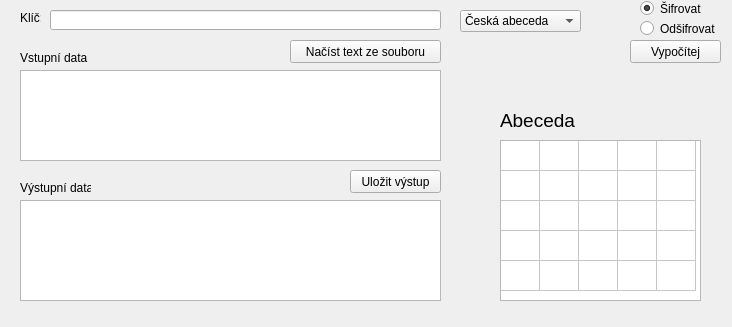
<?xml version="1.0" encoding="UTF-8"?>
<ui version="4.0">
 <class>Form</class>
 <widget class="QWidget" name="Form">
  <property name="geometry">
   <rect>
    <x>0</x>
    <y>0</y>
    <width>732</width>
    <height>327</height>
   </rect>
  </property>
  <property name="contextMenuPolicy">
   <enum>Qt::ActionsContextMenu</enum>
  </property>
  <property name="windowTitle">
   <string>Playfair šifra</string>
  </property>
  <widget class="QRadioButton" name="radioButtonSiforvat">
   <property name="geometry">
    <rect>
     <x>640</x>
     <y>0</y>
     <width>82</width>
     <height>17</height>
    </rect>
   </property>
   <property name="text">
    <string>Šifrovat</string>
   </property>
   <property name="checked">
    <bool>true</bool>
   </property>
  </widget>
  <widget class="QRadioButton" name="radioButtonOdsifrovat">
   <property name="geometry">
    <rect>
     <x>640</x>
     <y>20</y>
     <width>82</width>
     <height>17</height>
    </rect>
   </property>
   <property name="text">
    <string>Odšifrovat</string>
   </property>
  </widget>
  <widget class="QLabel" name="labelVstupniData">
   <property name="geometry">
    <rect>
     <x>20</x>
     <y>50</y>
     <width>71</width>
     <height>16</height>
    </rect>
   </property>
   <property name="text">
    <string>Vstupní data</string>
   </property>
  </widget>
  <widget class="QLabel" name="labelVystupniData">
   <property name="geometry">
    <rect>
     <x>20</x>
     <y>180</y>
     <width>71</width>
     <height>16</height>
    </rect>
   </property>
   <property name="text">
    <string>Výstupní data</string>
   </property>
  </widget>
  <widget class="QPushButton" name="pushButtonProved">
   <property name="geometry">
    <rect>
     <x>630</x>
     <y>40</y>
     <width>91</width>
     <height>23</height>
    </rect>
   </property>
   <property name="text">
    <string>Vypočítej</string>
   </property>
  </widget>
  <widget class="QPushButton" name="pushButtonNacist">
   <property name="geometry">
    <rect>
     <x>290</x>
     <y>40</y>
     <width>151</width>
     <height>23</height>
    </rect>
   </property>
   <property name="text">
    <string>Načíst text ze souboru</string>
   </property>
  </widget>
  <widget class="QPushButton" name="pushButtonUloz">
   <property name="geometry">
    <rect>
     <x>350</x>
     <y>170</y>
     <width>91</width>
     <height>23</height>
    </rect>
   </property>
   <property name="text">
    <string>Uložit výstup</string>
   </property>
  </widget>
  <widget class="QLabel" name="labelklic">
   <property name="geometry">
    <rect>
     <x>20</x>
     <y>10</y>
     <width>21</width>
     <height>16</height>
    </rect>
   </property>
   <property name="text">
    <string>Klíč:</string>
   </property>
  </widget>
  <widget class="QLineEdit" name="lineEditklic">
   <property name="geometry">
    <rect>
     <x>50</x>
     <y>10</y>
     <width>391</width>
     <height>20</height>
    </rect>
   </property>
  </widget>
  <widget class="QPlainTextEdit" name="plainTextEditVstup">
   <property name="geometry">
    <rect>
     <x>20</x>
     <y>70</y>
     <width>421</width>
     <height>91</height>
    </rect>
   </property>
  </widget>
  <widget class="QPlainTextEdit" name="plainTextEditVystup">
   <property name="geometry">
    <rect>
     <x>20</x>
     <y>200</y>
     <width>421</width>
     <height>101</height>
    </rect>
   </property>
   <property name="readOnly">
    <bool>true</bool>
   </property>
  </widget>
  <widget class="QComboBox" name="comboBoxjazyk">
   <property name="geometry">
    <rect>
     <x>460</x>
     <y>10</y>
     <width>121</width>
     <height>22</height>
    </rect>
   </property>
   <item>
    <property name="text">
     <string>Česká abeceda</string>
    </property>
   </item>
   <item>
    <property name="text">
     <string>Anglická abeceda</string>
    </property>
   </item>
  </widget>
  <widget class="QTableWidget" name="tableWidget">
   <property name="geometry">
    <rect>
     <x>500</x>
     <y>140</y>
     <width>201</width>
     <height>161</height>
    </rect>
   </property>
   <property name="rowCount">
    <number>5</number>
   </property>
   <property name="columnCount">
    <number>5</number>
   </property>
   <attribute name="horizontalHeaderVisible">
    <bool>false</bool>
   </attribute>
   <attribute name="horizontalHeaderDefaultSectionSize">
    <number>39</number>
   </attribute>
   <attribute name="horizontalHeaderHighlightSections">
    <bool>true</bool>
   </attribute>
   <attribute name="verticalHeaderVisible">
    <bool>false</bool>
   </attribute>
   <row/>
   <row/>
   <row/>
   <row/>
   <row/>
   <column/>
   <column/>
   <column/>
   <column/>
   <column/>
  </widget>
  <widget class="QLabel" name="label">
   <property name="geometry">
    <rect>
     <x>500</x>
     <y>110</y>
     <width>201</width>
     <height>21</height>
    </rect>
   </property>
   <property name="font">
    <font>
     <pointsize>14</pointsize>
    </font>
   </property>
   <property name="text">
    <string>Abeceda</string>
   </property>
  </widget>
 </widget>
 <resources/>
 <connections/>
</ui>
